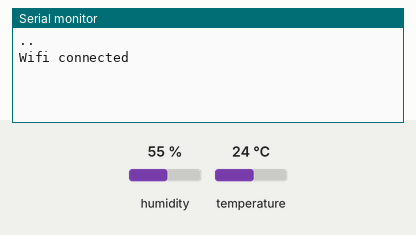
This sketch was run on a simulated ESP8266 (NodeMCU). On the bench: the last lines printed to the serial monitor. The test bench sets the inputs (shaded band); at power-on: humidity 55 %, temperature 24 °C. WiFi joins after 1.5 s; servers stay silent unless stated; uploads are accepted with an empty reply.

Above: at 3.2 s.
3.3 s: humidity set to 22 %
At 9.6 s:
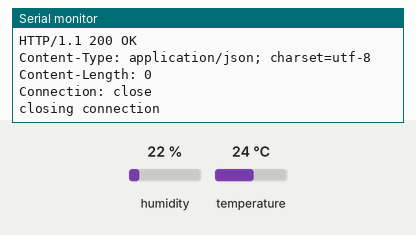
12.1 s: temperature set to 12 °C
At 14.4 s:
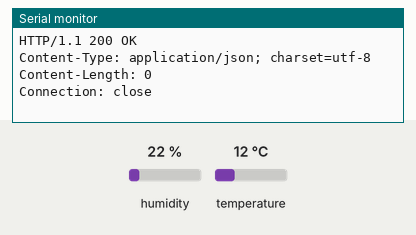
20.9 s: humidity set to 40 %
At 20.9 s:
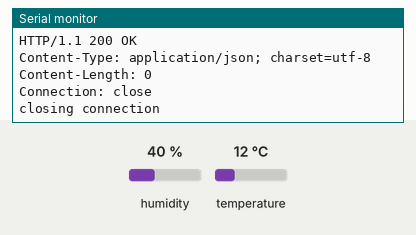

The sketch:

ikea-krydda-control.ino
```cpp
#include <ESP8266WiFi.h>
#include "DHT.h"

const char* ssid     = "ssid"; // wifi SSID
const char* password = "password"; // wifi password

const char* host = "data.sparkfun.com";
const char* publicKey = "sparkfunpublicKey";
const char* privateKey = "sparkfunprivateKey";

DHT dht(D6, DHT22); // digital pin we're connected and DHTYPE - DHT22

float humidity = 0.;
float temp = 0.;

void setup() {

  Serial.begin(115200);  //Set Serial to 115200
  WiFi.begin(ssid, password);

  while (WiFi.status() != WL_CONNECTED) {
    delay(1000);
    Serial.print(".");
  }

  Serial.println("");
  Serial.println("Wifi connected");
}

void loop() {
  delay(5000);

  WiFiClient client;
  const int httpPort = 80;
  if (!client.connect(host, httpPort)) {
    Serial.println("connection failed");
    return;
  }

  humidity = dht.readHumidity();
  temp = dht.readTemperature();

 String url = "/input/";
  url += publicKey;
  url += "?private_key=";
  url += privateKey;
  url += "&humidity=";
  url += humidity;
  url += "&temp=";
  url += temp;

  Serial.print("Requesting URL: ");
  Serial.println(url);

  // This will send the request to the server
  client.print(String("GET ") + url + " HTTP/1.1\r\n" +
               "Host: " + host + "\r\n" +
               "Connection: close\r\n\r\n");
  unsigned long timeout = millis();
  while (client.available() == 0) {
    if (millis() - timeout > 5000) {
      Serial.println(">>> Client Timeout !");
      client.stop();
      return;
    }
  }

  // Read all the lines of the reply from server and print them to Serial
  while(client.available()){
    String line = client.readStringUntil('\r');
    Serial.print(line);
  }

  Serial.println();
  Serial.println("closing connection");

}
```

Measured:
- after the input at 3.3 s, the serial monitor: prints a new line after 3.9 s (image 1)
- after the input at 12.1 s, the serial monitor: prints a new line after 1.4 s (image 2)
